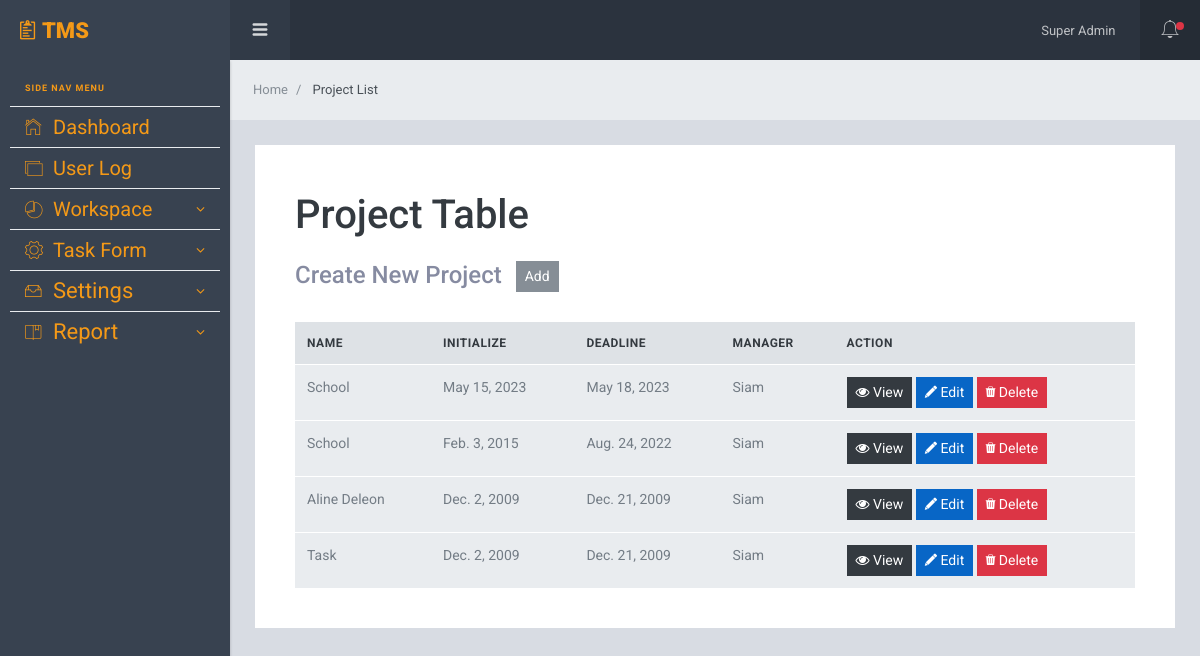
/project/project/list/, run on an earlier commit of the app's database.
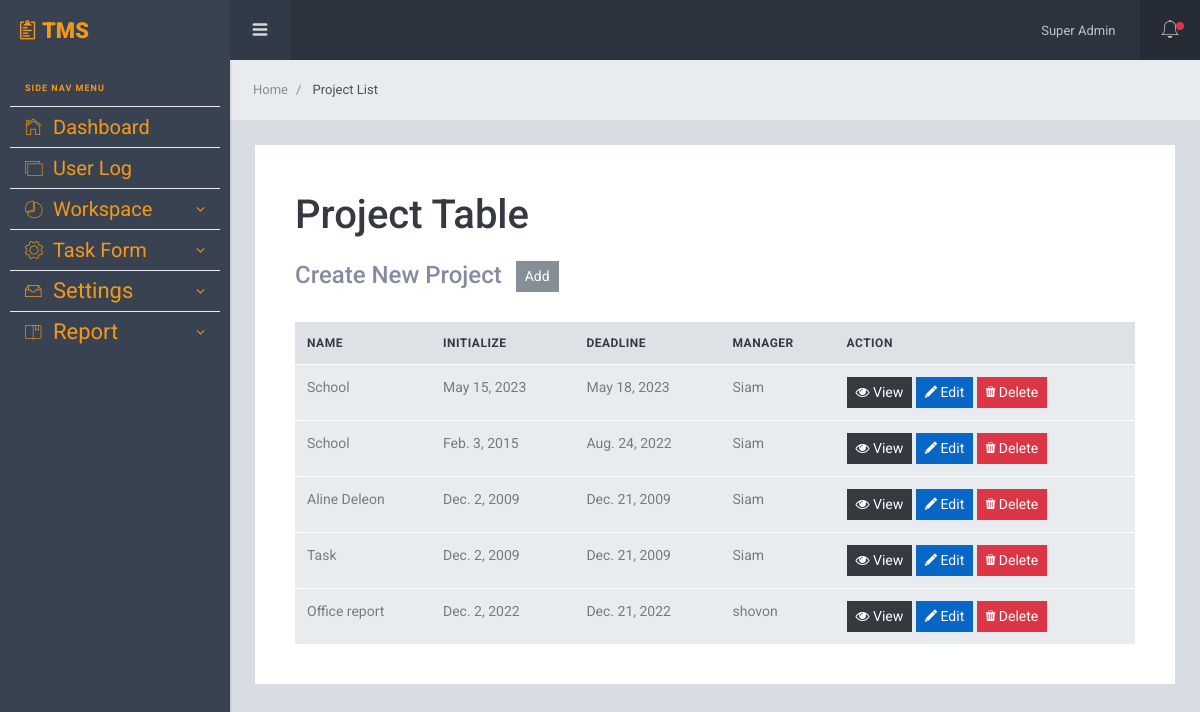
And on a later commit of the database.
### App_Project/models.py (models this page shows, shortened)
class Project(models.Model):
    name = models.CharField(max_length=255)
    description = models.TextField(max_length=500, blank=True, null=True)
    start_date = models.DateField()
    end_date = models.DateField()
    manager = models.ForeignKey(Employee, on_delete=models.CASCADE, related_name='managed_projects')
    employees = models.ManyToManyField(Employee, related_name='projects')

### App_User/models.py (models this page shows)
class Employee(models.Model):
    user = models.OneToOneField(User, on_delete=models.CASCADE)
    profile = models.ForeignKey(UserProfile, on_delete=models.CASCADE)
    is_active = models.BooleanField(default=True)
    def __str__(self):
        return self.user.username

### App_Project/views.py (the view)
# urls.py: path('project/list/', views.ProjectList.as_view(), name='project_list'),
class ProjectList(ListView):
    context_object_name = 'projects'
    model = Project
    template_name = 'App_Project/project_list.html'

### templates/App_Project/project_list.html
{% extends 'layouts/base.html' %}
{% block span_block %}
    Project List
{% endblock span_block %}
{% block body_block %}
<div class="card pd-20 pd-sm-40">
  <h3 class="card-body-title"><h1 class="text-dark">Project Table</h1></h3>
  <div>
    <h4 class="mt-3 mg-b-20 mg-sm-b-30">Create New Project <button class=" btn btn-sm btn-secondary ml-2"><a class="text-white" href="{% url 'App_Project:create_project' %}">Add</a>   </button>
    </h4>
  </div>
  <div class="table-responsive">
    <table class="table mg-b-0">
      <thead>
        <tr>
          <th>Name</th>
          <th>Initialize</th>
          <th>Deadline</th>
          <th>Manager</th>
          <th>Action</th>
        </tr>
      </thead>
      <tbody>
      {% if projects %}
        {% for project in projects %}
        <tr>
          <td>{{ project.name }}</td>
          <td>{{ project.start_date }}</td>
          <td>{{ project.end_date }}</td>
          <td>{{ project.manager }}</td>
          <td>
             <button class="btn btn-sm btn-dark">
              <a class="text-white" href="{% url 'App_Project:project_detail' project.pk %}"><i class="fa fa-eye" ></i> View</a>
             </button>
             <button class="btn btn-sm btn-primary">
              <a class="text-white" href="{% url 'App_Project:update_project' project.pk %}"><i class="icon ion-edit" ></i> Edit</a>
             </button>
             <button class="btn btn-sm btn-danger">
              <a class="text-white" href="{% url 'App_Project:delete_project' project.pk %}"><i class="icon ion-trash-a" ></i> Delete</a>
             </button>
          </td>
        </tr>
        {% endfor %}
        {% else %}
        <tr><td>No Projects Found.</td> </tr>
      {% endif %}
      </tbody>
    </table>
  </div>
</div>
{% endblock body_block %}

What changed in the data, as far as the page shows it:
added Project: name "Office report", start_date "Dec. 2, 2022", end_date "Dec. 21, 2022", manager "shovon"
